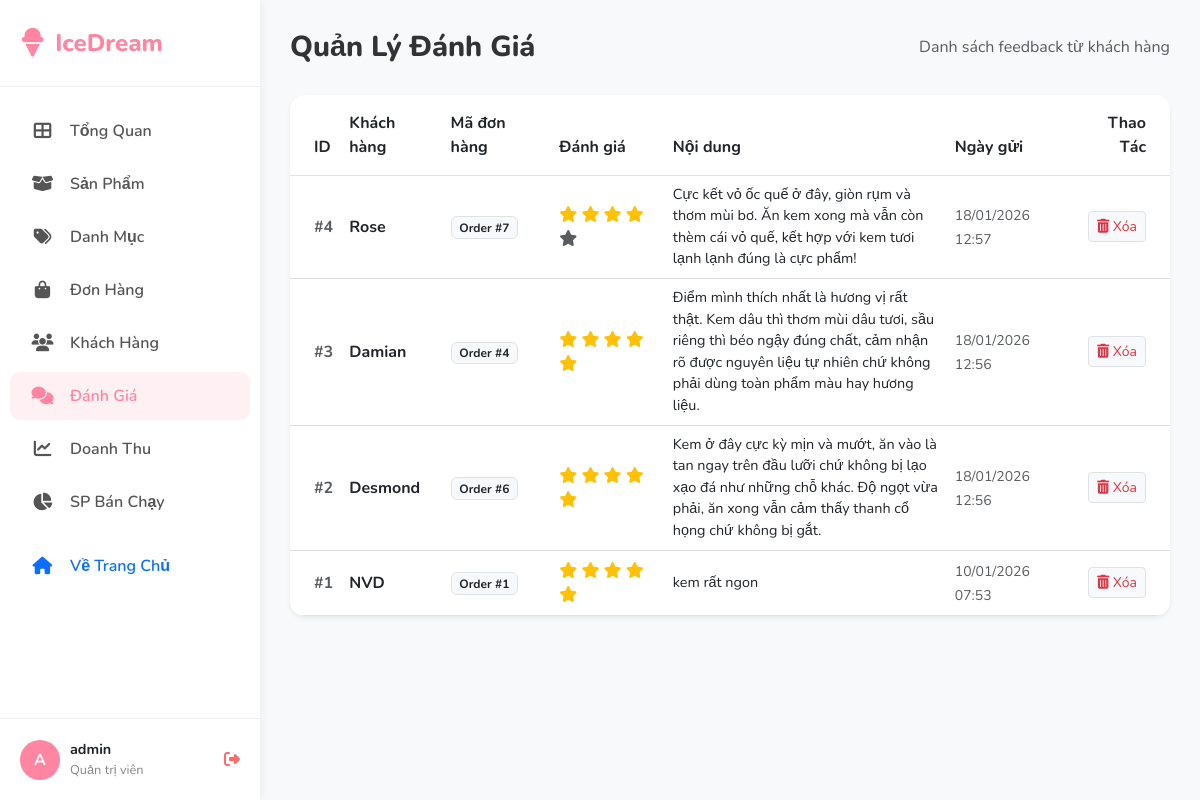
Page /Admin/controller/quanlyfeedback.php (signed in) on the committed database.
### tables this page shows
CREATE TABLE `feedbacks` (
  `id` int(11) NOT NULL,
  `user_id` int(11) NOT NULL,
  `order_id` int(11) NOT NULL,
  `rating` int(11) DEFAULT NULL,
  `comment` text DEFAULT NULL,
  `created_at` timestamp NOT NULL DEFAULT current_timestamp()
);

CREATE TABLE `users` (
  `id` int(11) NOT NULL,
  `title` varchar(10) DEFAULT NULL,
  `full_name` varchar(255) NOT NULL,
  `email` varchar(191) NOT NULL,
  `password` varchar(255) NOT NULL,
  `dob` date DEFAULT NULL,
  `created_at` timestamp NOT NULL DEFAULT current_timestamp(),
  `role` int(1) DEFAULT 0,
  `status` int(11) DEFAULT 1,
  `otp_code` varchar(10) DEFAULT NULL,
  `otp_expiry` datetime DEFAULT NULL,
  `deleted_at` timestamp NULL DEFAULT NULL
);

### Admin/controller/quanlyfeedback.php (called while the page is built, shortened)
<?php
include '../../Model/db.php';
include '../../Model/FeedbackModel.php';
$feedbackModel = new FeedbackModel($conn);
$feedbacks = $feedbackModel->getAllFeedbacks();
include '../View/quanlyfeedback.php';
?>

### Model/BaseModel.php (called while the page is built, shortened)
<?php
abstract class BaseModel {
    public function __construct($connection) {
        $this->conn = $connection;
    }
}
?>

### Model/FeedbackModel.php (called while the page is built, shortened)
<?php
require_once 'BaseModel.php';
class FeedbackModel extends BaseModel {
  public function getAllFeedbacks() {
    $sql = "SELECT f.*, u.full_name AS username
            FROM feedbacks f
            JOIN users u ON f.user_id = u.id
            ORDER BY f.created_at DESC";
    $result = $this->conn->query($sql);
    $feedbacks = [];
    if ($result && $result->num_rows > 0) {
        while ($row = $result->fetch_assoc()) {
            $feedbacks[] = $row;
        }
    }
    return $feedbacks;
}
}
?>

### Admin/View/quanlyfeedback.php (the view)
<?php
require_once __DIR__ . '/layouts/header.php';
?>
<div class="page-header">
    <h2 class="page-title">Quản Lý Đánh Giá</h2>
    <div class="text-muted">Danh sách feedback từ khách hàng</div>
</div>
<div class="card border-0 shadow-sm overflow-hidden">
    <div class="table-responsive">
        <table class="table table-hover align-middle mb-0">
            <thead class="bg-light text-secondary">
                <tr>
                    <th class="ps-4 py-3">ID</th>
                    <th class="py-3">Khách hàng</th>
                    <th class="py-3">Mã đơn hàng</th>
                    <th class="py-3">Đánh giá</th>
                    <th class="py-3">Nội dung</th>
                    <th class="py-3">Ngày gửi</th>
                    <th class="text-end pe-4 py-3">Thao Tác</th>
                </tr>
            </thead>
            <tbody>
                <?php if (!empty($feedbacks)): ?>
                    <?php foreach ($feedbacks as $item): ?>
                    <tr>
                        <td class="ps-4 fw-bold text-muted">#<?= $item['id'] ?></td>
                        <td>
                            <div class="fw-bold text-dark"><?= htmlspecialchars($item['username']) ?></div>
                        </td>
                        <td>
                            <span class="badge bg-light text-dark border">Order #<?= $item['order_id'] ?></span>
                        </td>
                        <td>
                            <?php for($i=1; $i<=5; $i++): ?>
                                <i class="fas fa-star <?= $i <= $item['rating'] ? 'text-warning' : 'text-muted' ?>"></i>
                            <?php endfor; ?>
                        </td>
                        <td>
                            <div class="text-wrap" style="max-width: 300px; font-size: 0.9rem;">
                                <?= htmlspecialchars($item['comment']) ?>
                            </div>
                        </td>
                        <td>
                            <span class="text-muted small"><?= date('d/m/Y H:i', strtotime($item['created_at'])) ?></span>
                        </td>
                        <td class="text-end pe-4">
                            <a href="quanlyfeedback.php?action=delete&id=<?= $item['id'] ?>"
                               class="btn btn-sm btn-light border text-danger"
                               onclick="return confirm('Bạn chắc chắn muốn xóa đánh giá này?')"
                               title="Xóa đánh giá">
                                <i class="fas fa-trash-alt"></i> Xóa
                            </a>
                        </td>
                    </tr>
                    <?php endforeach; ?>
                <?php else: ?>
                    <tr><td colspan="7" class="text-center p-5 text-muted">Chưa có đánh giá nào.</td></tr>
                <?php endif; ?>
            </tbody>
        </table>
    </div>
</div>
<?php require_once __DIR__ . '/layouts/footer.php'; ?>

### Admin/View/layouts/header.php (style rules this page uses)
:root { --primary-color: #ff85a2; --secondary-color: #ffb7b2; --accent-color: #a2d2ff; --sidebar-bg: #ffffff; --sidebar-text: #555555; --sidebar-width: 260px; --bg-color: #f8f9fa; }
body { font-family: 'Nunito', sans-serif; background-color: var(--bg-color); overflow-x: hidden; }
.card { border: none; border-radius: 15px; box-shadow: 0 5px 20px rgba(0,0,0,0.03); background: white; transition: transform 0.2s; }
.page-header { margin-bottom: 30px; display: flex; justify-content: space-between; align-items: center; }
.page-title { font-weight: 800; color: #333; margin: 0; font-size: 1.8rem; }

### rows in the picture
feedbacks: id "4", user.full_name "Rose", order "7", rating 4 (drawn), comment "Cực kết vỏ ốc quế ở đây, giòn rụm và thơm mùi bơ. Ăn kem xong mà vẫn còn thèm cái vỏ quế, kết hợp với kem tươi lạnh lạnh đúng là cực phẩm!", created_at "18/01/2026 12:57"
feedbacks: id "3", user.full_name "Damian", order "4", rating 5 (drawn), comment "Điểm mình thích nhất là hương vị rất thật. Kem dâu thì thơm mùi dâu tươi, sầu riêng thì béo ngậy đúng chất, cảm nhận rõ được nguyên liệu tự nhiên chứ không phải dùng toàn phẩm màu hay hương liệu.", created_at "18/01/2026 12:56"
feedbacks: id "2", user.full_name "Desmond", order "6", rating 5 (drawn), comment "Kem ở đây cực kỳ mịn và mướt, ăn vào là tan ngay trên đầu lưỡi chứ không bị lạo xạo đá như những chỗ khác. Độ ngọt vừa phải, ăn xong vẫn cảm thấy thanh cổ họng chứ không bị gắt.", created_at "18/01/2026 12:56"
feedbacks: id "1", user.full_name "NVD", order "1", rating 5 (drawn), comment "kem rất ngon", created_at "10/01/2026 07:53"

### other values in the picture
substr($_SESSION['user_name'] ?? 'A', 0, 1) "A"
$_SESSION['user_name'] "admin"
